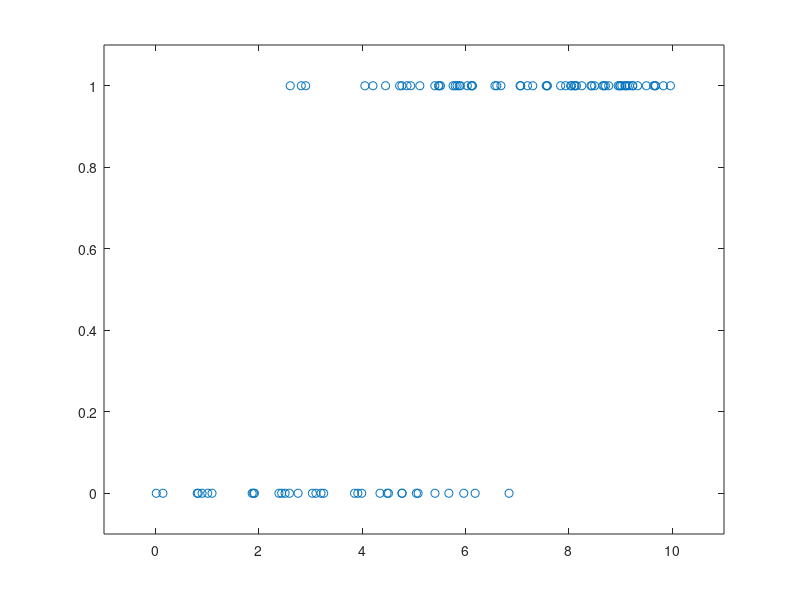

This chart was generated by the following MATLAB code: (Note: this script raises an error after producing the figure.)
 %Section 7.1.1
% Boyd & Vandenberghe, "Convex Optimization"
% Original by Lieven Vandenberghe
% Adapted for CVX by Argyris Zymnis - 01/31/06
%
% We consider a binary random variable y with prob(y=1) = p and
% prob(y=0) = 1-p. We assume that that y depends on a vector of
% explanatory variables u in R^n. The logistic model has the form
% p = exp(a'*u+b)/(1+exp(a'*u+b)), where a and b are the model parameters.
% We have m data points (u_1,y_1),...,(u_m,y_m).
% We can reorder the data so that for u_1,..,u_q the outcome is y = 1
% and for u_(q+1),...,u_m the outcome is y = 0. Then it can be shown
% that the ML estimate of a and b can be found by solving
%
% minimize sum_{i=1,..,q}(a'*u_i+b) - sum_i(log(1+exp(a'*u_i+b)))
%
% In this case we have m = 100 and the u_i are just scalars.
% The figure shows the data as well as the function
% f(x) = exp(aml*x+bml)/(1+exp(aml*x+bml)) where aml and bml are the
% ML estimates of a and b.

randn('state',0);
rand('state',0);

% Generate data
a =  1;
b = -5 ;
m= 100;

u = 10*rand(m,1);
y = (rand(m,1) < exp(a*u+b)./(1+exp(a*u+b)));
plot(u,y,'o')
axis([-1,11,-0.1, 1.1]);

% Solve problem
%
% minimize  -(sum_(y_i=1) ui)*a - b + sum log (1+exp(a*ui+b)

U = [ones(m,1) u];
cvx_expert true
cvx_begin
    variables x(2)
    maximize(y'*U*x-sum(log_sum_exp([zeros(1,m); x'*U'])))
cvx_end

% Plot results and logistic function

ind1 = find(y==1);
ind2 = find(y==0);

aml = x(2);  bml = x(1);
us = linspace(-1,11,1000)';
ps = exp(aml*us + bml)./(1+exp(aml*us+bml));

dots = plot(us,ps,'-', u(ind1),y(ind1),'o',...
     u(ind2),y(ind2),'o');

axis([-1, 11,-0.1,1.1]);
xlabel('x');
ylabel('y');